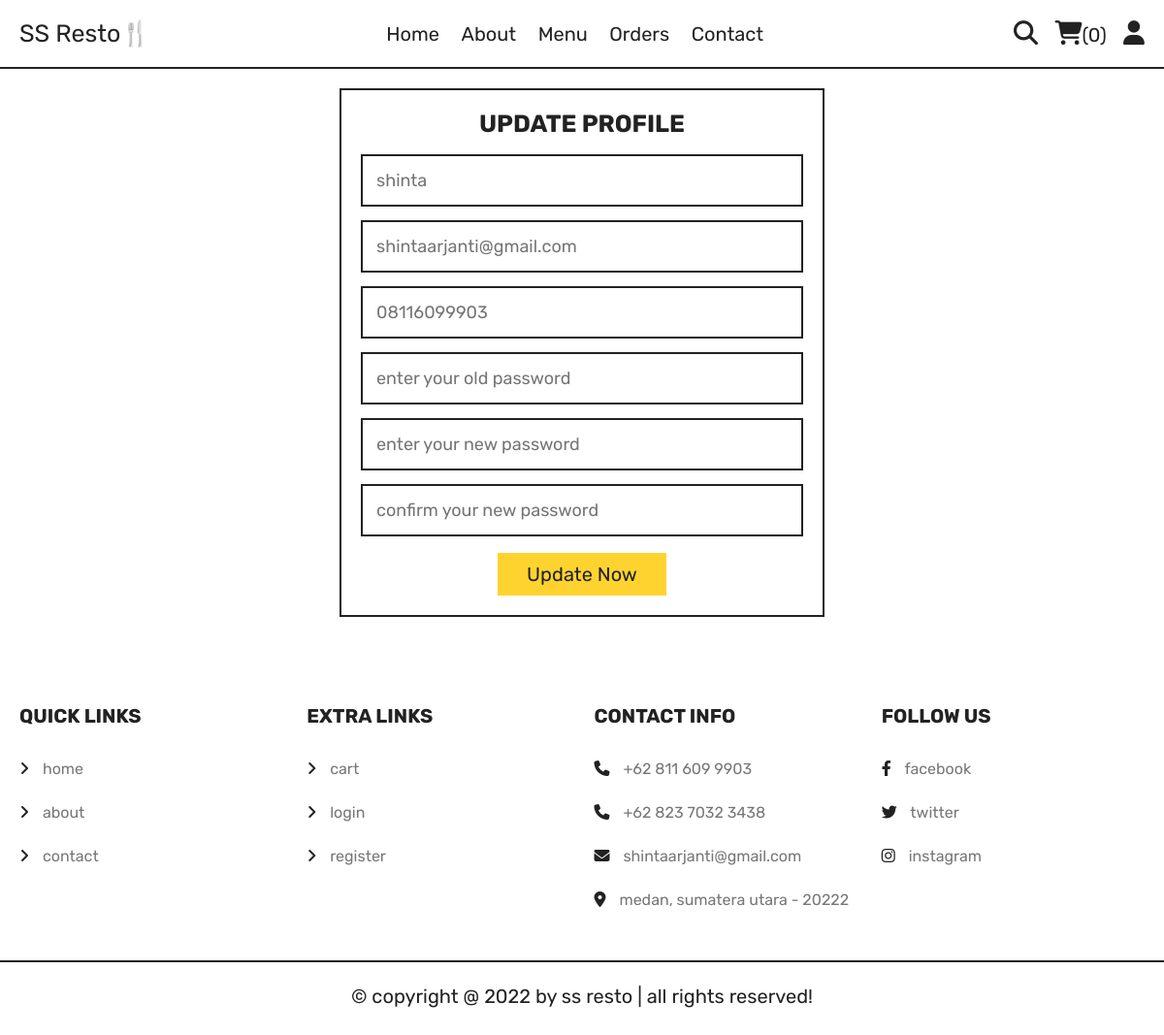
The page /update_profile.php (signed in) on the database its author committed.
### tables this page shows
CREATE TABLE `users` (
  `id` int(100) NOT NULL,
  `name` varchar(20) NOT NULL,
  `email` varchar(50) NOT NULL,
  `number` varchar(15) NOT NULL,
  `password` varchar(50) NOT NULL,
  `address` varchar(500) NOT NULL
);

### update_profile.php (the view, shortened to what this page needs)
<?php
   include 'components/connect.php';
?>
<!DOCTYPE html>
<html lang="en">
<head>
   <link rel="stylesheet" href="https://cdnjs.cloudflare.com/ajax/libs/font-awesome/6.2.1/css/all.min.css">
   <link rel="stylesheet" href="css/style.css">
</head>
<body>
<?php include 'components/user_header.php'; ?>
   <section class="form-container update-form">
      <form action="" method="post">
         <h3>update profile</h3>
         <input type="text" name="name" placeholder="<?= $fetch_profile['name']; ?>" class="box" maxlength="50">
         <input type="email" name="email" placeholder="<?= $fetch_profile['email']; ?>" class="box" maxlength="50" oninput="this.value = this.value.replace(/\s/g, '')">
         <input type="number" name="number" placeholder="<?= $fetch_profile['number']; ?>"" class="box" min="0" max="999999999999" maxlength="12">
         <input type="password" name="old_pass" placeholder="enter your old password" class="box" maxlength="50" oninput="this.value = this.value.replace(/\s/g, '')">
         <input type="password" name="new_pass" placeholder="enter your new password" class="box" maxlength="50" oninput="this.value = this.value.replace(/\s/g, '')">
         <input type="password" name="confirm_pass" placeholder="confirm your new password" class="box" maxlength="50" oninput="this.value = this.value.replace(/\s/g, '')">
         <input type="submit" value="update now" name="submit" class="btn">
      </form>
   </section>
<?php include 'components/footer.php'; ?>
</body>
</html>

### css/style.css (style rules this page uses)
:root { --yellow:#fed330; --red:#e74c3c; --white:#fff; --black:#222; --light-color:#777; --border:.2rem solid var(--black); }
* { font-family: 'Rubik', sans-serif; margin:0; padding:0; box-sizing: border-box; outline: none; border: none; text-decoration: none; }
html { font-size: 62.5%; overflow-x: hidden; scroll-behavior: smooth; stop-opacity: 7rem; }
section { margin:0 auto; max-width: 1200px; padding:2rem; }
.btn, .delete-btn { margin-top: 1rem; display: inline-block; font-size: 2rem; padding:1rem 3rem; cursor: pointer; text-transform: capitalize; transition: .2s linear; }
.btn { background-color: var(--yellow); color:var(--black); }
.form-container form { border:var(--border); margin:0 auto; max-width: 50rem; padding:2rem; text-align: center; }
.form-container form h3 { font-size: 2.5rem; color:var(--black); text-transform: uppercase; margin-bottom: 1rem; }
.form-container form .box { margin:.7rem 0; width: 100%; border:var(--border); padding:1.4rem; font-size: 1.8rem; color:var(--black); }

### rows shown on the page
users: name "shinta", email "shintaarjanti@gmail.com", number "08116099903"

### other values the page prints
$total_cart_items "0"
